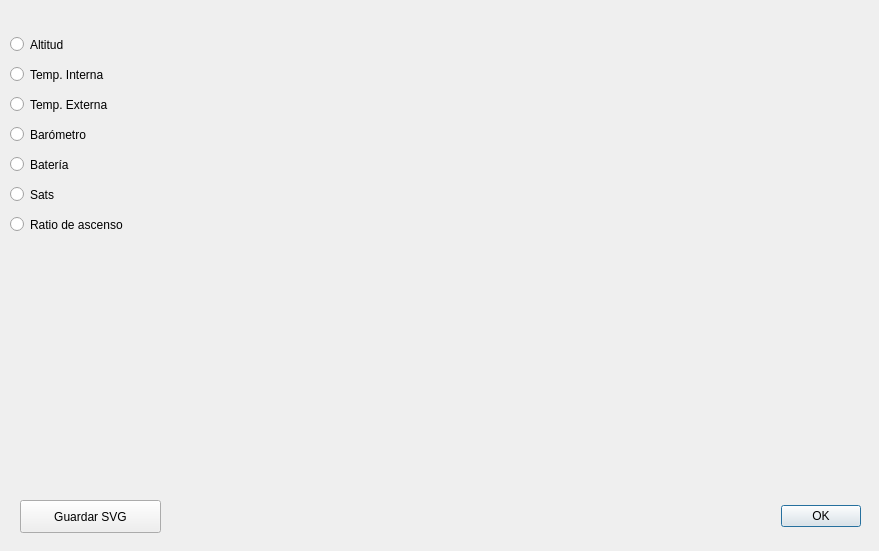
<?xml version="1.0" encoding="UTF-8"?>
<ui version="4.0">
 <class>ChartsDialog</class>
 <widget class="QDialog" name="ChartsDialog">
  <property name="geometry">
   <rect>
    <x>0</x>
    <y>0</y>
    <width>879</width>
    <height>551</height>
   </rect>
  </property>
  <property name="windowTitle">
   <string>Gráficos</string>
  </property>
  <widget class="QDialogButtonBox" name="buttonBox">
   <property name="geometry">
    <rect>
     <x>20</x>
     <y>500</y>
     <width>841</width>
     <height>32</height>
    </rect>
   </property>
   <property name="orientation">
    <enum>Qt::Horizontal</enum>
   </property>
   <property name="standardButtons">
    <set>QDialogButtonBox::Ok</set>
   </property>
  </widget>
  <widget class="QRadioButton" name="radioButtonAltitude">
   <property name="geometry">
    <rect>
     <x>10</x>
     <y>30</y>
     <width>129</width>
     <height>29</height>
    </rect>
   </property>
   <property name="text">
    <string>Altitud</string>
   </property>
  </widget>
  <widget class="QRadioButton" name="radioButtonTint">
   <property name="geometry">
    <rect>
     <x>10</x>
     <y>60</y>
     <width>141</width>
     <height>29</height>
    </rect>
   </property>
   <property name="text">
    <string>Temp. Interna</string>
   </property>
  </widget>
  <widget class="QRadioButton" name="radioButtonText">
   <property name="geometry">
    <rect>
     <x>10</x>
     <y>90</y>
     <width>141</width>
     <height>29</height>
    </rect>
   </property>
   <property name="text">
    <string>Temp. Externa</string>
   </property>
  </widget>
  <widget class="QRadioButton" name="radioButtonBaro">
   <property name="geometry">
    <rect>
     <x>10</x>
     <y>120</y>
     <width>141</width>
     <height>29</height>
    </rect>
   </property>
   <property name="text">
    <string>Barómetro</string>
   </property>
  </widget>
  <widget class="QRadioButton" name="radioButtonBatt">
   <property name="geometry">
    <rect>
     <x>10</x>
     <y>150</y>
     <width>141</width>
     <height>29</height>
    </rect>
   </property>
   <property name="text">
    <string>Batería</string>
   </property>
  </widget>
  <widget class="QRadioButton" name="radioButtonSats">
   <property name="geometry">
    <rect>
     <x>10</x>
     <y>180</y>
     <width>141</width>
     <height>29</height>
    </rect>
   </property>
   <property name="text">
    <string>Sats</string>
   </property>
  </widget>
  <widget class="QChartView" name="chartView" native="true">
   <property name="geometry">
    <rect>
     <x>180</x>
     <y>30</y>
     <width>681</width>
     <height>451</height>
    </rect>
   </property>
  </widget>
  <widget class="QRadioButton" name="radioButtonArate">
   <property name="geometry">
    <rect>
     <x>10</x>
     <y>210</y>
     <width>161</width>
     <height>29</height>
    </rect>
   </property>
   <property name="text">
    <string>Ratio de ascenso</string>
   </property>
  </widget>
  <widget class="QPushButton" name="saveButton">
   <property name="geometry">
    <rect>
     <x>20</x>
     <y>500</y>
     <width>141</width>
     <height>33</height>
    </rect>
   </property>
   <property name="text">
    <string>Guardar SVG</string>
   </property>
  </widget>
 </widget>
 <customwidgets>
  <customwidget>
   <class>QChartView</class>
   <extends>QWidget</extends>
   <header>qchartview.h</header>
   <container>1</container>
  </customwidget>
 </customwidgets>
 <resources/>
 <connections>
  <connection>
   <sender>buttonBox</sender>
   <signal>accepted()</signal>
   <receiver>ChartsDialog</receiver>
   <slot>accept()</slot>
   <hints>
    <hint type="sourcelabel">
     <x>248</x>
     <y>254</y>
    </hint>
    <hint type="destinationlabel">
     <x>157</x>
     <y>274</y>
    </hint>
   </hints>
  </connection>
  <connection>
   <sender>buttonBox</sender>
   <signal>rejected()</signal>
   <receiver>ChartsDialog</receiver>
   <slot>reject()</slot>
   <hints>
    <hint type="sourcelabel">
     <x>316</x>
     <y>260</y>
    </hint>
    <hint type="destinationlabel">
     <x>286</x>
     <y>274</y>
    </hint>
   </hints>
  </connection>
 </connections>
</ui>
